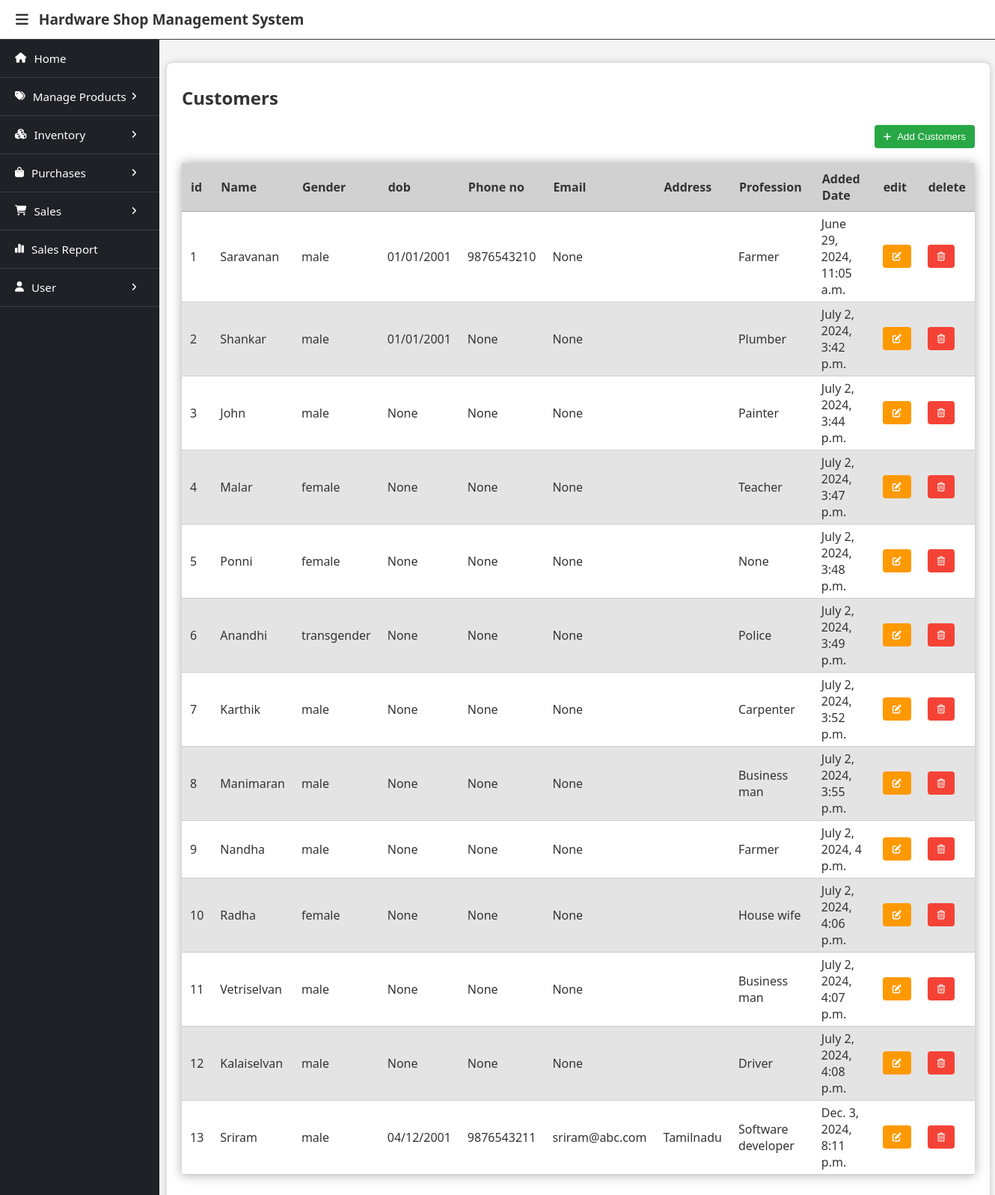
The page /customers/ (signed in) on the database its author committed.
### database/models.py (models this page shows, shortened)
class Customer(models.Model):
    customer_id = models.BigAutoField(primary_key=True)
    customer_name = models.CharField(max_length=60)
    gender = models.CharField(choices = (("male","Male"),("female","Female"), ("transgender","Transgender")), max_length=20, null=True, blank=True)
    dob_regex = RegexValidator(regex=r'^[0-9]{1,2}\/[0-9]{1,2}\/[0-9]{4}$', message="dob must be in the format: dd/mm/yyyy")
    dob = models.CharField(validators=[dob_regex], max_length=20, null=True, blank=True)
    phone_regex = RegexValidator(regex=r'^(\d{10})$', message="Phone number must be entered in the 10 digit format: '9999999999'")
    phoneno = models.CharField(validators=[phone_regex], max_length=13, null=True, blank=True)
    email = models.EmailField(null=True, blank=True)
    address = models.TextField(max_length=100, null=True, blank=True)
    profession = models.CharField(max_length=100, null=True, blank=True)
    added_date = models.DateTimeField(auto_now_add=True)
    class Meta:
        db_table = "customer"

### customers/views.py (the view)
# urls.py: path('', ViewCustomers.as_view(), name='view_customers'),
class ViewCustomers(GroupRequiredMixin, View):
    groups_required = ['Owner', 'Salesman']
    def get(self, request):
        context = {
            'customers':Customer.objects.all()
        }
        return render(request, 'customers.html', context)

### user/context_processors.py (called while the page is built)
def get_users(request):
    users = User.objects.all()
    return {
        'users': users
    }

### user/templatetags/user_custom_tags.py (called while the page is built)
@register.filter(name='has_group')
def has_group(user, group_name):
    return user.groups.filter(name=group_name).exists()

### user/views.py (called while the page is built)
    def dispatch(self, request, *args, **kwargs):
        user = request.user
        if not user.is_authenticated:
            return redirect('login_page')
        if not any([user.groups.filter(name=group).exists() for group in self.groups_required]):
            print(user.groups)
            return self.handle_no_permission()
        return super().dispatch(request,*args, **kwargs)

### customers/templates/customers.html (shortened to what this page needs)
{% extends 'base.html' %}
{% load user_custom_tags %}
{% block menubar %}
    {% if request.user|has_group:"Owner" %}
        {% include 'owner_menu.html' %}
    {% elif request.user|has_group:"Salesman" %}
        {% include 'salesman_menu.html' %}
    {% endif %}
{% endblock %}
{% block content %}
    <div class="container">
        <h2>Customers</h2>
        <a href="/customers/add/"><button class="btn btn-add"><i class="fa-solid fa-plus"></i>Add Customers</button></a>
        <table class="table">
            <thead>
                <tr>
                    <th>id</th>
                    <th>Name</th>
                    <th>Gender</th>
                    <th>dob</th>
                    <th>Phone no</th>
                    <th>Email</th>
                    <th>Address</th>
                    <th>Profession</th>
                    <th>Added Date</th>
                    <th>edit</th>
                    <th>delete</th>
                </tr>
            </thead>
            <tbody>
                {% for customer in customers %}
                <tr>
                    <td>{{customer.customer_id}}</td>
                    <td>{{customer.customer_name}}</td>
                    <td>{{customer.gender}}</td>
                    <td>{{customer.dob}}</td>
                    <td>{{customer.phoneno}}</td>
                    <td>{{customer.email}}</td>
                    <td>{{customer.address}}</td>
                    <td>{{customer.profession}}</td>
                    <td>{{customer.added_date}}</td>
                    <td><a href="{% url 'edit_customer' customer.customer_id %}"><button class="btn btn-edit"><i class="fa-solid fa-pen-to-square m-0"></i></button></a></td>
                    <td><a href="{% url 'delete_customer' customer.customer_id %}"><button class="btn btn-delete"><i class="fa-regular fa-trash-can m-0"></i></button></a></td>
                </tr>
                {% endfor %}
            </tbody>
        </table>
    </div>
{% endblock %}

### static/css/header_sidebar_layout.css (style rules this page uses)
body { margin: 0; font-family: system-ui, -apple-system, BlinkMacSystemFont, 'Segoe UI', Roboto, Oxygen, Ubuntu, Cantarell, 'Open Sans', 'Helvetica Neue', sans-serif; background-color: #f4f4f4; }

### templates/base.html (style rules this page uses)
.m-0 { margin: 0px !important; }
h1, h2 { color: #333; }
i { margin-right: 8px; font-size: 0.9em; }
.container { background: #fff; padding: 10px 20px 20px; margin: 20px 0; border-radius: 8px; box-shadow: 0 0 10px rgba(0, 0, 0, 0.2); }
button { background-color: #333; color: white; padding: 10px 15px; border: none; border-radius: 4px; cursor: pointer; }
.container .btn { display: inline-block; padding: 8px 13px; border: none; border-radius: 4px; cursor: pointer; color: white; transition: background-color 0.2s; }
.container .btn-edit { background-color: #ff9900; }
.container .btn-delete { background-color: #f44336; }
.container .btn-add, .container .btn-edit-stock { background-color: #28a745; float: right; padding:8px 12px; margin-bottom: 20px; }
table { width: 100%; border-collapse: collapse; margin-bottom: 40px; box-shadow: 0px 0px 14px #aaa; overflow-x: auto; }
th, td { text-align: left; border-bottom: 1px solid #ccc; }
th { background-color: #d1d1d1; padding: 10px 12px; color: #333; border-bottom: 1px solid #aaa; font-weight: bold; }
td { padding: 5px 11px; background-color: #fff; color: #333; }
tr:nth-child(even) td { background-color: #e4e4e4; }

### rows shown on the page
Customer: customer_id "1", customer_name "Saravanan", gender "male", dob "01/01/2001", phoneno "9876543210", email "None", profession "Farmer", added_date "June 29, 2024, 11:05 a.m."
Customer: customer_id "2", customer_name "Shankar", gender "male", dob "01/01/2001", phoneno "None", email "None", profession "Plumber", added_date "July 2, 2024, 3:42 p.m."
Customer: customer_id "3", customer_name "John", gender "male", dob "None", phoneno "None", email "None", profession "Painter", added_date "July 2, 2024, 3:44 p.m."
Customer: customer_id "4", customer_name "Malar", gender "female", dob "None", phoneno "None", email "None", profession "Teacher", added_date "July 2, 2024, 3:47 p.m."
Customer: customer_id "5", customer_name "Ponni", gender "female", dob "None", phoneno "None", email "None", profession "None", added_date "July 2, 2024, 3:48 p.m."
Customer: customer_id "6", customer_name "Anandhi", gender "transgender", dob "None", phoneno "None", email "None", profession "Police", added_date "July 2, 2024, 3:49 p.m."
Customer: customer_id "7", customer_name "Karthik", gender "male", dob "None", phoneno "None", email "None", profession "Carpenter", added_date "July 2, 2024, 3:52 p.m."
Customer: customer_id "8", customer_name "Manimaran", gender "male", dob "None", phoneno "None", email "None", profession "Business man", added_date "July 2, 2024, 3:55 p.m."
Customer: customer_id "9", customer_name "Nandha", gender "male", dob "None", phoneno "None", email "None", profession "Farmer", added_date "July 2, 2024, 4 p.m."
Customer: customer_id "10", customer_name "Radha", gender "female", dob "None", phoneno "None", email "None", profession "House wife", added_date "July 2, 2024, 4:06 p.m."
Customer: customer_id "11", customer_name "Vetriselvan", gender "male", dob "None", phoneno "None", email "None", profession "Business man", added_date "July 2, 2024, 4:07 p.m."
Customer: customer_id "12", customer_name "Kalaiselvan", gender "male", dob "None", phoneno "None", email "None", profession "Driver", added_date "July 2, 2024, 4:08 p.m."
Customer: customer_id "13", customer_name "Sriram", gender "male", dob "04/12/2001", phoneno "9876543211", email "sriram@abc.com", address "Tamilnadu", profession "Software developer", added_date "Dec. 3, 2024, 8:11 p.m."
